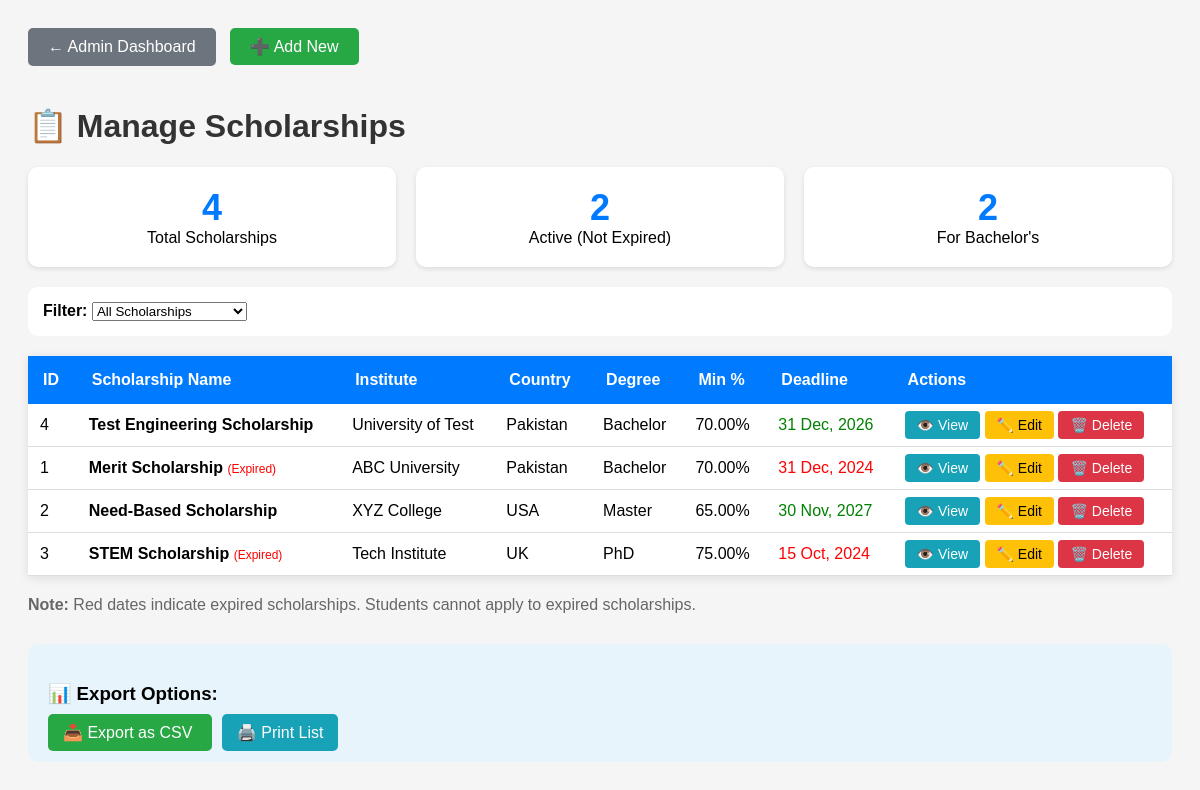
The app's page /manage_scholarships.php with its own data.
### tables this page shows
CREATE TABLE `scholarships` (
  `scholarship_id` int(11) NOT NULL,
  `name` varchar(200) NOT NULL,
  `institute` varchar(200) DEFAULT NULL,
  `country` varchar(100) DEFAULT NULL,
  `degree` varchar(50) DEFAULT NULL,
  `min_percentage` decimal(5,2) DEFAULT NULL,
  `benefits` text DEFAULT NULL,
  `deadline` date DEFAULT NULL,
  `description` text DEFAULT NULL,
  `created_at` timestamp NOT NULL DEFAULT current_timestamp()
);

### manage_scholarships.php (the view, shortened to what this page needs)
<?php
include '../db.php';
$sql = "SELECT * FROM scholarships ORDER BY created_at DESC";
$result = mysqli_query($conn, $sql);
$total_scholarships = mysqli_num_rows($result);
?>
<!DOCTYPE html>
<html>
<head>
</head>
<body>
    <div class="container">
        <a href="dashboard.php" class="back-btn">← Admin Dashboard</a>
        <a href="add_scholarship.php" class="add-btn">➕ Add New</a>
        <h1>📋 Manage Scholarships</h1>
        <div class="stats">
            <div class="stat-box">
                <div class="stat-number"><?php echo $total_scholarships; ?></div>
                <div>Total Scholarships</div>
            </div>
            <div class="stat-box">
                <div class="stat-number">
                    <?php
                    $today = date('Y-m-d');
                    $upcoming = mysqli_query($conn, "SELECT COUNT(*) as count FROM scholarships WHERE deadline >= '$today'");
                    echo mysqli_fetch_assoc($upcoming)['count'];
                    ?>
                </div>
                <div>Active (Not Expired)</div>
            </div>
            <div class="stat-box">
                <div class="stat-number">
                    <?php
                    $bachelor = mysqli_query($conn, "SELECT COUNT(*) as count FROM scholarships WHERE degree = 'Bachelor'");
                    echo mysqli_fetch_assoc($bachelor)['count'];
                    ?>
                </div>
                <div>For Bachelor's</div>
            </div>
        </div>
        <?php if($total_scholarships > 0): ?>
            <div class="filter-bar">
                <strong>Filter:</strong>
                <select onchange="filterTable(this.value)">
                    <option value="all">All Scholarships</option>
                </select>
            </div>
            <table id="scholarshipsTable">
                <thead>
                    <tr>
                        <th>ID</th>
                        <th>Scholarship Name</th>
                        <th>Institute</th>
                        <th>Country</th>
                        <th>Degree</th>
                        <th>Min %</th>
                        <th>Deadline</th>
                        <th>Actions</th>
                    </tr>
                </thead>
                <tbody>
                    <?php while($row = mysqli_fetch_assoc($result)):
                        $deadline_date = new DateTime($row['deadline']);
                        $today = new DateTime();
                        $is_expired = $deadline_date < $today;
                    ?>
                    <tr class="<?php echo $is_expired ? 'expired' : ''; ?>"
                        data-country="<?php echo $row['country']; ?>"
                        data-degree="<?php echo $row['degree']; ?>"
                        data-expired="<?php echo $is_expired ? 'yes' : 'no'; ?>">
                        <td><?php echo $row['scholarship_id']; ?></td>
                        <td>
                            <strong><?php echo $row['name']; ?></strong>
                            <?php if($is_expired): ?>
                                <span style="color: red; font-size: 12px;">(Expired)</span>
                            <?php endif; ?>
                        </td>
                        <td><?php echo $row['institute']; ?></td>
                        <td><?php echo $row['country']; ?></td>
                        <td><?php echo $row['degree']; ?></td>
                        <td><?php echo $row['min_percentage']; ?>%</td>
                        <td style="color: <?php echo $is_expired ? 'red' : 'green'; ?>;">
                            <?php echo date('d M, Y', strtotime($row['deadline'])); ?>
                        </td>
                        <td>
                            <a href="../search_scholarship.php?search=1&search_query=<?php echo urlencode($row['name']); ?>"
                               class="action-btn view-btn" target="_blank">👁️ View</a>
                            <a href="edit_scholarship.php?id=<?php echo $row['scholarship_id']; ?>"
                               class="action-btn edit-btn">✏️ Edit</a>
                            <a href="?delete=<?php echo $row['scholarship_id']; ?>"
                               class="action-btn delete-btn"
                               onclick="return confirm('Are you sure you want to delete this scholarship?\n\n<?php echo addslashes($row['name']); ?>')">🗑️ Delete</a>
                        </td>
                    </tr>
                    <?php endwhile; ?>
                </tbody>
            </table>
            <div style="margin-top: 20px; color: #666;">
                <p><strong>Note:</strong> Red dates indicate expired scholarships. Students cannot apply to expired scholarships.</p>
            </div>
        <?php endif; ?>
        <div style="margin-top: 30px; background: #e8f4fc; padding: 20px; border-radius: 10px;">
            <h3>📊 Export Options:</h3>
            <a href="export_scholarships.php?type=csv" style="background: #28a745; color: white; padding: 10px 15px; text-decoration: none; border-radius: 5px; margin-right: 10px;">
                📥 Export as CSV
            </a>
            <a href="#" onclick="window.print()" style="background: #17a2b8; color: white; padding: 10px 15px; text-decoration: none; border-radius: 5px;">
                🖨️ Print List
            </a>
        </div>
    </div>
</body>
</html>

### manage_scholarships.php (style rules this page uses)
body { font-family: Arial; padding: 20px; background: #f5f5f5; }
.container { max-width: 1200px; margin: 0 auto; }
h1 { color: #333; }
.back-btn { display: inline-block; background: #6c757d; color: white; padding: 10px 20px; text-decoration: none; border-radius: 5px; margin-bottom: 20px; }
.add-btn { background: #28a745; color: white; padding: 10px 20px; text-decoration: none; border-radius: 5px; margin-left: 10px; }
table { width: 100%; background: white; border-collapse: collapse; margin-top: 20px; box-shadow: 0 2px 10px rgba(0,0,0,0.1); }
th { background: #007bff; color: white; padding: 15px; text-align: left; }
td { padding: 12px; border-bottom: 1px solid #ddd; }
.action-btn { padding: 6px 12px; text-decoration: none; border-radius: 4px; font-size: 14px; }
.edit-btn { background: #ffc107; color: #000; }
.delete-btn { background: #dc3545; color: white; }
.view-btn { background: #17a2b8; color: white; }
.stats { display: flex; gap: 20px; margin: 20px 0; }
.stat-box { flex: 1; background: white; padding: 20px; border-radius: 10px; text-align: center; box-shadow: 0 2px 5px rgba(0,0,0,0.1); }
.stat-number { font-size: 36px; font-weight: bold; color: #007bff; }
.filter-bar { background: white; padding: 15px; border-radius: 10px; margin: 20px 0; }

### records on screen
scholarships: scholarship_id "4", name "Test Engineering Scholarship", institute "University of Test", country "Pakistan", degree "Bachelor", min_percentage "70.00", deadline "31 Dec, 2026"
scholarships: scholarship_id "1", name "Merit Scholarship", shows "(Expired)", institute "ABC University", country "Pakistan", degree "Bachelor", min_percentage "70.00", deadline "31 Dec, 2024"
scholarships: scholarship_id "2", name "Need-Based Scholarship", institute "XYZ College", country "USA", degree "Master", min_percentage "65.00", deadline "30 Nov, 2027"
scholarships: scholarship_id "3", name "STEM Scholarship", shows "(Expired)", institute "Tech Institute", country "UK", degree "PhD", min_percentage "75.00", deadline "15 Oct, 2024"

### other values on screen
$total_scholarships "4"
mysqli_fetch_assoc($upcoming)['count'] "2"
mysqli_fetch_assoc($bachelor)['count'] "2"
